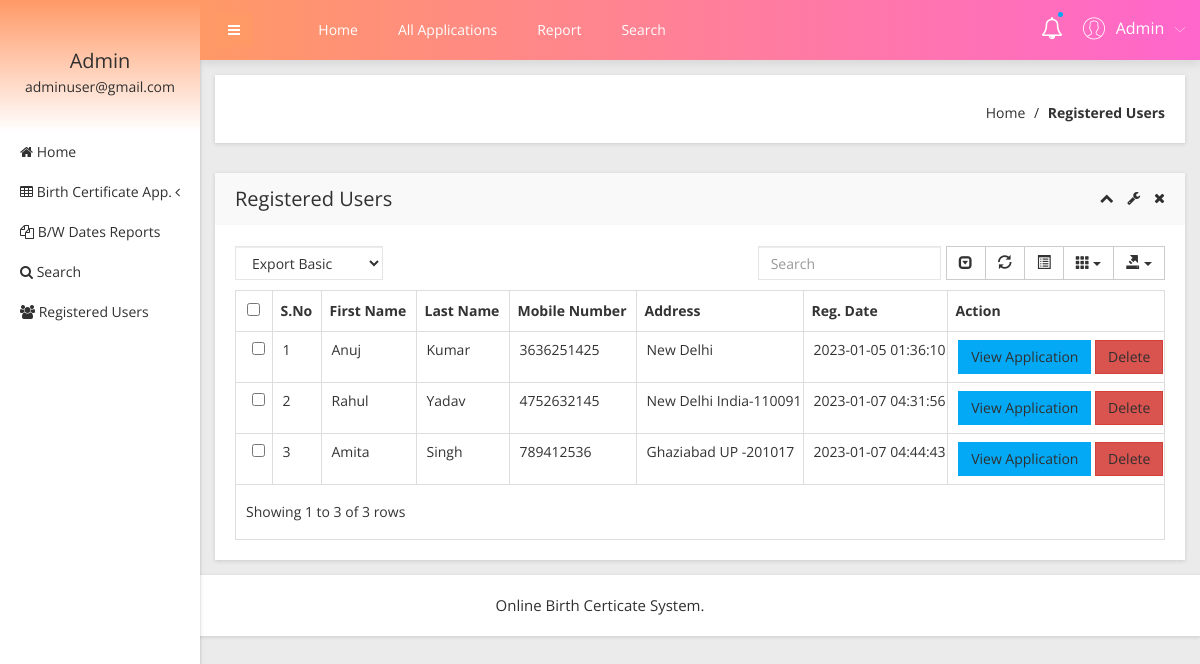
The app's page /obcs/admin/registered-users.php (signed in) with its own data.
### tables this page shows
CREATE TABLE `tbluser` (
  `ID` int(10) NOT NULL,
  `FirstName` varchar(200) DEFAULT NULL,
  `LastName` varchar(200) DEFAULT NULL,
  `MobileNumber` bigint(10) DEFAULT NULL,
  `Address` mediumtext DEFAULT NULL,
  `Password` varchar(200) NOT NULL,
  `RegDate` timestamp NULL DEFAULT current_timestamp()
);

### obcs/admin/registered-users.php (the view, shortened to what this page needs)
<?php
include('includes/dbconnection.php');
if (strlen($_SESSION['obcsaid']==0)) {
  header('location:logout.php');
  } else{
  ?>
<!doctype html>
<html class="no-js" lang="en">
<head>
    <link rel="stylesheet" href="css/bootstrap.min.css">
    <link rel="stylesheet" href="css/font-awesome.min.css">
    <link rel="stylesheet" href="css/adminpro-custon-icon.css">
    <link rel="stylesheet" href="css/meanmenu.min.css">
    <link rel="stylesheet" href="css/jquery.mCustomScrollbar.min.css">
    <link rel="stylesheet" href="css/animate.css">
    <link rel="stylesheet" href="css/data-table/bootstrap-table.css">
    <link rel="stylesheet" href="css/data-table/bootstrap-editable.css">
    <link rel="stylesheet" href="css/normalize.css">
    <link rel="stylesheet" href="css/c3.min.css">
    <link rel="stylesheet" href="style.css">
    <link rel="stylesheet" href="css/responsive.css">
</head>
<body class="materialdesign">
    <div class="wrapper-pro">
      <?php include_once('includes/sidebar.php');?>
        <?php include_once('includes/header.php');?>
            <div class="breadcome-area mg-b-30 small-dn">
                <div class="container-fluid">
                    <div class="row">
                        <div class="col-lg-12">
                            <div class="breadcome-list shadow-reset">
                                <div class="row">
                                    <div class="col-lg-12">
                                        <ul class="breadcome-menu">
                                            <li><a href="dashboard.php">Home</a> <span class="bread-slash">/</span>
                                            </li>
                                            <li><span class="bread-blod">Registered Users</span>
                                            </li>
                                        </ul>
                                    </div>
                                </div>
                            </div>
                        </div>
                    </div>
                </div>
            </div>
            <div class="data-table-area mg-b-15">
                <div class="container-fluid">
                    <div class="row">
                        <div class="col-lg-12">
                            <div class="sparkline13-list shadow-reset">
                                <div class="sparkline13-hd">
                                    <div class="main-sparkline13-hd">
                                        <h1>Registered Users</h1>
                                        <div class="sparkline13-outline-icon">
                                            <span class="sparkline13-collapse-link"><i class="fa fa-chevron-up"></i></span>
                                            <span><i class="fa fa-wrench"></i></span>
                                            <span class="sparkline13-collapse-close"><i class="fa fa-times"></i></span>
                                        </div>
                                    </div>
                                </div>
                                <div class="sparkline13-graph">
                                    <div class="datatable-dashv1-list custom-datatable-overright">
                                        <div id="toolbar">
                                            <select class="form-control">
                                                <option value="">Export Basic</option>
                                            </select>
                                        </div>
                                        <table id="table" data-toggle="table" data-pagination="true" data-search="true" data-show-columns="true" data-show-pagination-switch="true" data-show-refresh="true" data-key-events="true" data-show-toggle="true" data-resizable="true" data-cookie="true" data-cookie-id-table="saveId" data-show-export="true" data-click-to-select="true" data-toolbar="#toolbar">
                                            <thead>
                                                <tr>
                                                    <th>S.No</th>
                                                    <th>First Name</th>
                                                    <th>Last Name</th>
                                                    <th >Mobile Number</th>
                                                    <th>Address</th>
                                                    <th>Reg. Date</th>
                                                    <th data-field="action">Action</th>
                                                </tr>
                                            </thead>
                                            <tbody>
                                              <?php
$sql="SELECT * from tbluser";
$query = $dbh -> prepare($sql);
$query->execute();
$results=$query->fetchAll(PDO::FETCH_OBJ);
$cnt=1;
if($query->rowCount() > 0)
{
foreach($results as $row)
{               ?>
                                                <tr>
                                                    <td><?php echo htmlentities($cnt);?></td>
                                                    <td><?php  echo htmlentities($row->FirstName);?></td>
                                                    <td><?php  echo htmlentities($row->LastName);?></td>
                                                   <td><?php  echo htmlentities($row->MobileNumber);?></td>
                                                    <td><?php  echo htmlentities($row->Address);?></td>
                <td><?php  echo htmlentities($row->RegDate);?>
                  </td>
                                                    <td class="datatable-ct"><a href="users-applications.php?userid=<?php echo htmlentities ($row->ID);?>&&fname=<?php  echo htmlentities($row->FirstName);?>" class="btn btn-primary" target="_blank">View Application</a>
<a href="registered-users.php?del=<?php echo htmlentities($row->ID);?>" onclick="return confirm('Do you really want to delete?');" class="btn btn-danger">Delete</a>
                                                    </td>
                                                </tr>
                                             <?php $cnt=$cnt+1;}} ?>
                                            </tbody>
                                        </table>
                                    </div>
                                </div>
                            </div>
                        </div>
                    </div>
                </div>
            </div>
        </div>
    </div>
  <?php include_once('includes/footer.php');?>
</body>
</html><?php }  ?>

### obcs/admin/includes/sidebar.php (shortened to what this page needs)
     <?php
include('includes/dbconnection.php');
if (strlen($_SESSION['obcsaid']==0)) {
  header('location:logout.php');
  } else{
  ?>
  <div class="left-sidebar-pro">
            <nav id="sidebar">
                <div class="sidebar-header">
                    <?php
$aid=$_SESSION['obcsaid'];
$sql="SELECT AdminName,Email from  tbladmin where ID=:aid";
$query = $dbh -> prepare($sql);
$query->bindParam(':aid',$aid,PDO::PARAM_STR);
$query->execute();
$results=$query->fetchAll(PDO::FETCH_OBJ);
$cnt=1;
if($query->rowCount() > 0)
{
foreach($results as $row)
{               ?>
                    <h3> <?php  echo $row->AdminName;?></h3>
                    <p> <?php  echo $row->Email;?></p>
                  <?php $cnt=$cnt+1;}} ?>
                </div>
                <div class="left-custom-menu-adp-wrap">
                    <ul class="nav navbar-nav left-sidebar-menu-pro">
                        <li class="nav-item">
                            <a href="dashboard.php" role="button" aria-expanded="false"><i class="fa big-icon fa-home"></i> <span class="mini-dn">Home</span> </a>
                        </li>
                        <li class="nav-item"><a href="#" data-toggle="dropdown" role="button" aria-expanded="false" class="nav-link dropdown-toggle"><i class="fa big-icon fa-table"></i> <span class="mini-dn">Birth Certificate App.</span> <span class="indicator-right-menu mini-dn"><i class="fa indicator-mn fa-angle-left"></i></span></a>
                        </li>
                        <li class="nav-item">
                            <a href="between-dates-report.php" role="button" aria-expanded="false"><i class="fa big-icon fa-files-o"></i> <span class="mini-dn">B/W Dates Reports</span> </a>
                        </li>
                        <li class="nav-item">
                            <a href="search.php" role="button" aria-expanded="false"><i class="fa fa-search"></i> <span class="mini-dn">Search</span> </a>
                        </li>
                             <li class="nav-item">
                            <a href="  registered-users.php" role="button" aria-expanded="false"><i class="fa fa-users"></i> <span class="mini-dn">Registered Users</span> </a>
                        </li>
                    </ul>
                </div>
            </nav>
        </div>
        <?php }  ?>

### obcs/admin/includes/header.php (shortened to what this page needs)
      <?php
include('includes/dbconnection.php');
if (strlen($_SESSION['obcsaid']==0)) {
  header('location:logout.php');
  } else{
  ?>
 <div class="content-inner-all">
            <div class="header-top-area">
                <div class="fixed-header-top">
                    <div class="container-fluid">
                        <div class="row">
                            <div class="col-lg-1 col-md-6 col-sm-6 col-xs-12">
                                <button type="button" id="sidebarCollapse" class="btn bar-button-pro header-drl-controller-btn btn-info navbar-btn">
                                    <i class="fa fa-bars"></i>
                                </button>
                            </div>
                            <div class="col-lg-6 col-md-1 col-sm-1 col-xs-12">
                                <div class="header-top-menu tabl-d-n">
                                    <ul class="nav navbar-nav mai-top-nav">
                                        <li class="nav-item"><a href="dashboard.php" class="nav-link">Home</a>
                                        </li>
                                        <li class="nav-item"><a href="all-applications.php" class="nav-link">All Applications</a>
                                        </li>
                                        <li class="nav-item"><a href="between-dates-report.php" class="nav-link">Report</a>
                                        </li>
                                        <li class="nav-item"><a href="search.php" class="nav-link">Search</a>
                                        </li>
                                    </ul>
                                </div>
                            </div>
                            <div class="col-lg-5 col-md-5 col-sm-6 col-xs-12">
                                <div class="header-right-info">
                                    <ul class="nav navbar-nav mai-top-nav header-right-menu">
                                        <li class="nav-item"><a href="new-birth-application.php" data-toggle="dropdown" role="button" aria-expanded="false" class="nav-link dropdown-toggle"><i class="fa fa-bell-o" aria-hidden="true"></i><span class="indicator-nt"></span></a>
                                        </li>
                                        <li class="nav-item">
                                            <a href="#" data-toggle="dropdown" role="button" aria-expanded="false" class="nav-link dropdown-toggle">
                                                <?php
$aid=$_SESSION['obcsaid'];
$sql="SELECT AdminName,Email from  tbladmin where ID=:aid";
$query = $dbh -> prepare($sql);
$query->bindParam(':aid',$aid,PDO::PARAM_STR);
$query->execute();
$results=$query->fetchAll(PDO::FETCH_OBJ);
$cnt=1;
if($query->rowCount() > 0)
{
foreach($results as $row)
{               ?>
                                                <span class="adminpro-icon adminpro-user-rounded header-riht-inf"></span>
                                                <span class="admin-name"><?php  echo $row->AdminName;?></span>
                                                <span class="author-project-icon adminpro-icon adminpro-down-arrow"></span><?php $cnt=$cnt+1;}} ?>
                                            </a>
                                        </li>
                                    </ul>
                                </div>
                            </div>
                        </div>
                    </div>
                </div>
            </div><?php }  ?>

### records on screen
tbluser: FirstName "Anuj", LastName "Kumar", MobileNumber "3636251425", Address "New Delhi", RegDate "2023-01-05 01:36:10"
tbluser: FirstName "Rahul", LastName "Yadav", MobileNumber "4752632145", Address "New Delhi India-110091", RegDate "2023-01-07 04:31:56"
tbluser: FirstName "Amita", LastName "Singh", MobileNumber "789412536", Address "Ghaziabad UP -201017", RegDate "2023-01-07 04:44:43"

### other values on screen
$row->AdminName "Admin"
$row->Email "adminuser@gmail.com"
